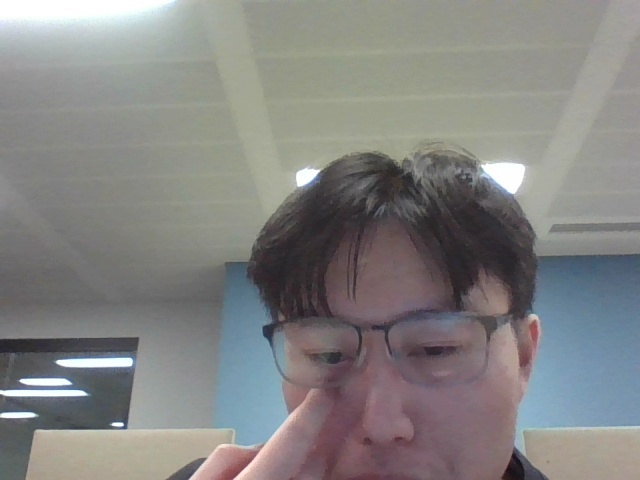
#> input picture SCANNING/captures/capture_20260222_040719.jpg, 640 x 480 px
$ python imageConverter.py
#> lines starting #> are read from the running program, lines starting #| are printed output that depends on the picture; after the words box and inside, x2 and y2 are one past the last pixel; in counts of white or black regions, pixels touching at a corner belong together
from PIL import Image
from pathlib import Path

source_path = Path(input("Which file do you want to convert? ").strip())
#> the answer given: ../SCANNING/captures/capture_20260222_040719.jpg
if not source_path.exists():
    raise FileNotFoundError(f"Image not found: {source_path}")

img = Image.open(source_path).convert("L")
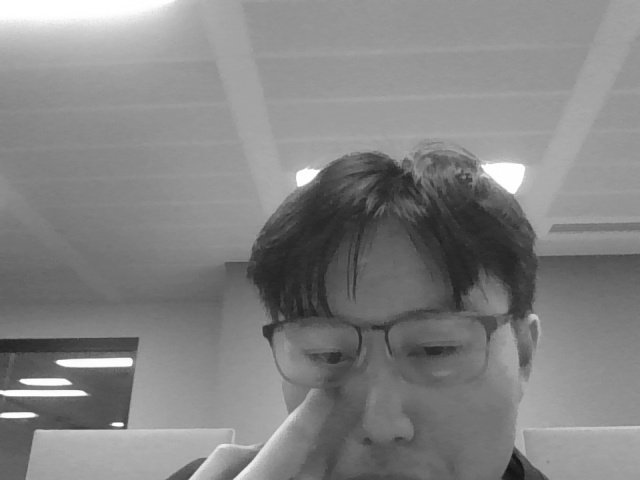
#> img: PIL image 640x480 L; min 18, max 255, mean 131.6

threshold = 128

img = img.point(lambda p: 255 if p > threshold else 0)
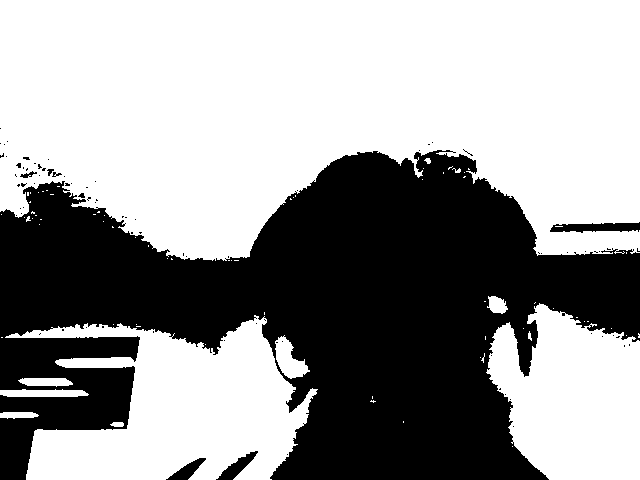
#> img: PIL image 640x480 L; 60% white; 82 black regions (74 under 20 px), largest, box (x1, y1, x2, y2) and area: (0, 150, 640, 480) 120999, (550, 222, 640, 233) 666, (216, 451, 258, 480) 421

img = img.convert("1")
output_path = source_path.with_name(f"{source_path.stem}_bw.png")
img.save(output_path)
img.show()

pixels = img.load()
width, height = img.size
#> width = 640; height = 480

print("width:", width, "height:", height)
#| width: 640 height: 480
print("saved:", output_path)
print()
print("Sprite=[")
for y in range(height):
    row = []
    for x in range(width):
        row.append("1" if pixels[x, y] == 0 else "0")
    print("    [" + ",".join(row) + "],")
print("]")
